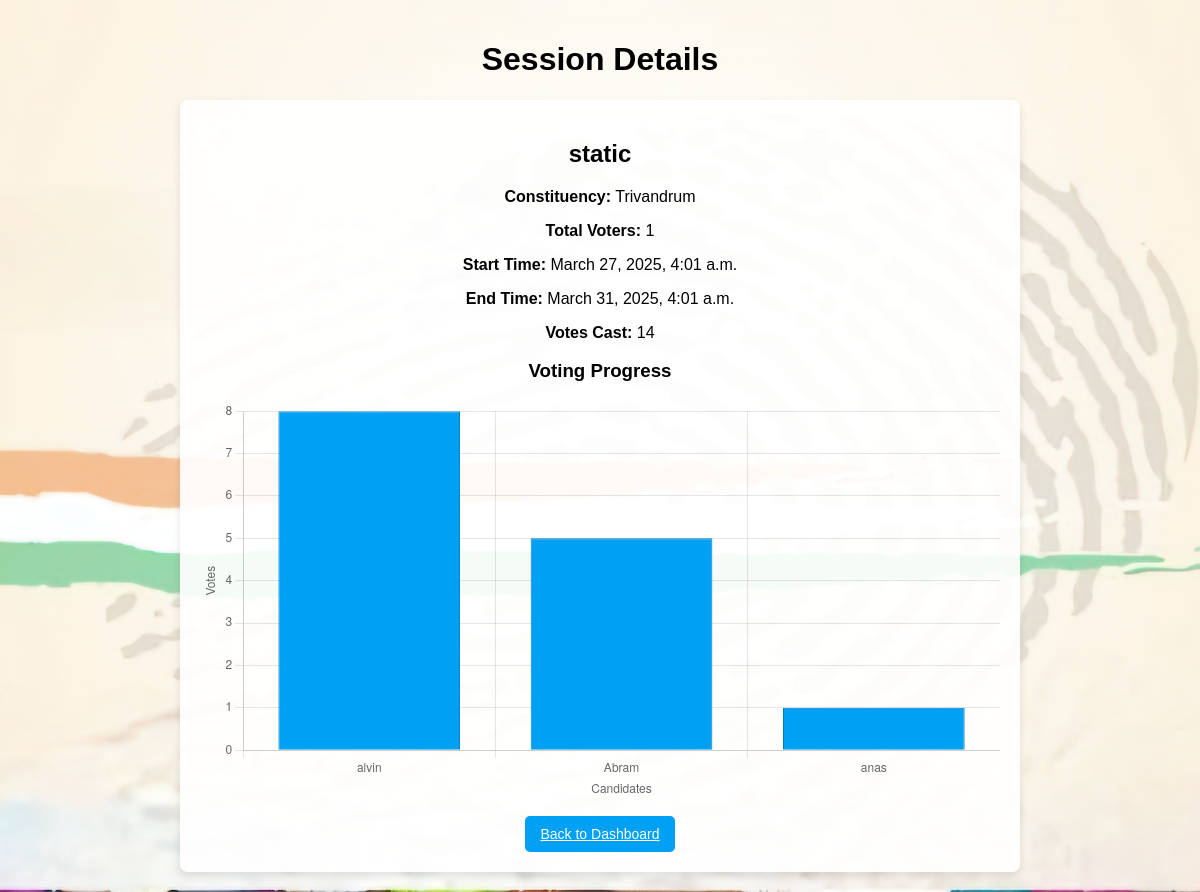
/session/1/, run on the app's committed database.
### manager/models.py (models this page shows, shortened)
class VotingSession(models.Model):
    name = models.CharField(max_length=100)
    constituency = models.ForeignKey(Constituency, on_delete=models.CASCADE, null=True, blank=True)
    start_time = models.DateTimeField()
    end_time = models.DateTimeField()
    status = models.CharField(
        max_length=10,
        choices=[('Active', 'Active'), ('Inactive', 'Inactive')],
        default='Inactive'
    )
    voted_users = models.ManyToManyField(Voter, blank=True)

class Constituency(models.Model):
    constituency = models.CharField(max_length=100, unique=True)
    def __str__(self):
        return self.constituency

### manager/views.py (the view)
# urls.py: path('session/<int:session_id>/', views.session_details, name='session_details'),
def session_details(request, session_id):
    session = get_object_or_404(VotingSession, id=session_id)
    candidates_data = VoteCount.objects.filter(session=session).order_by('-total_votes')
    total_voters = session.constituency.voter_set.count()
    voters = Voter.objects.filter(constituency=session.constituency)
    total_votes = candidates_data.aggregate(total=models.Sum('total_votes'))['total'] or 0
    print("Candidates in session:", [f"{c.candidate.name} - {c.total_votes}" for c in candidates_data])
    context = {
        "session": session,
        "candidates": candidates_data,
        "total_voters": total_voters,
        "total_votes": total_votes,
        "voters":voters
    }
    return render(request, "session_details.html", context)

### templates/session_details.html (shortened to what this page needs)
{% load static %}
<!DOCTYPE html>
<html lang="en">
<head>
</head>
<body>
    <h1>Session Details</h1>
    <div class="container">
        <h2>{{ session.name }}</h2>
        <p><strong>Constituency:</strong> {{ session.constituency }}</p>
        <p><strong>Total Voters:</strong> {{ total_voters }}</p>
        <p><strong>Start Time:</strong> {{ session.start_time }}</p>
        <p><strong>End Time:</strong> {{ session.end_time }}</p>
        <p><strong>Votes Cast:</strong> {{ total_votes }}</p>
        <h3>Voting Progress</h3>
        <canvas id="voteChart" class="chart-container"></canvas>
        <a href="{% url 'dashboard' %}" class="btn">Back to Dashboard</a>
    </div>
    <script>
        document.addEventListener("DOMContentLoaded", function () {
            var candidateNames = [{% for candidate in candidates %}"{{ candidate.candidate.name }}",{% endfor %}];
            var voteCounts = [{% for candidate in candidates %}{{ candidate.total_votes }},{% endfor %}];
            console.log("Candidate Names:", candidateNames);
            console.log("Vote Counts:", voteCounts);
            var ctx = document.getElementById('voteChart').getContext('2d');
            var voteChart = new Chart(ctx, {
                type: 'bar',
                data: {
                    labels: candidateNames, // Candidate names on x-axis
                    datasets: [{
                        label: 'Votes',
                        data: voteCounts,
                        backgroundColor: '#00a0f5',
                        borderColor: '#007ac1',
                        borderWidth: 1
                    }]
                },
                options: {
                    responsive: true,
                    plugins: {
                        legend: { display: false }, // Hide legend
                    },
                    scales: {
                        y: { beginAtZero: true, title: { display: true, text: 'Votes' } },
                        x: { title: { display: true, text: 'Candidates' } }
                    }
                }
            });
        });
    </script>
</body>
</html>

### data on the page
VotingSession: name "static", constituency "Trivandrum", start_time "March 27, 2025, 4:01 a.m.", end_time "March 31, 2025, 4:01 a.m."

### other printed values
{{ total_voters }} "1"
{{ total_votes }} "14"
chart data {{ candidate.candidate.name }} alvin, Abram, anas
chart data {{ candidate.total_votes }} 8, 5, 1
